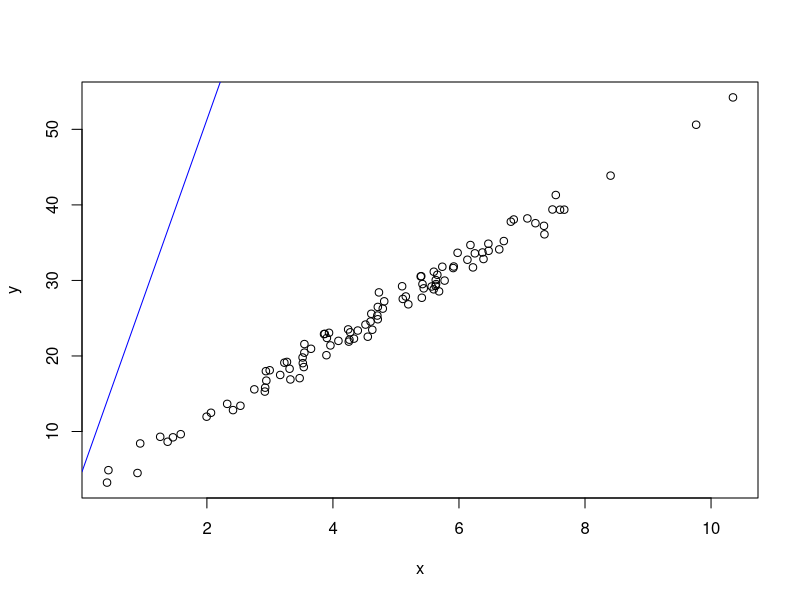
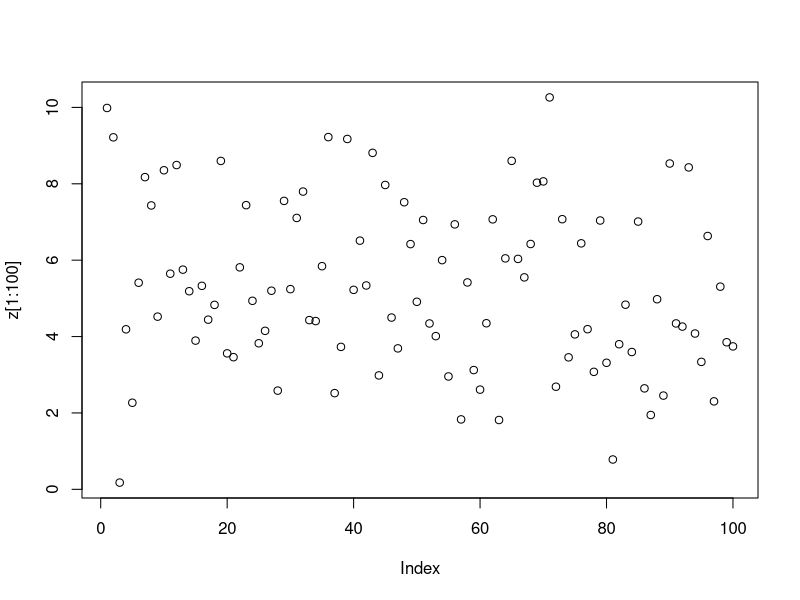
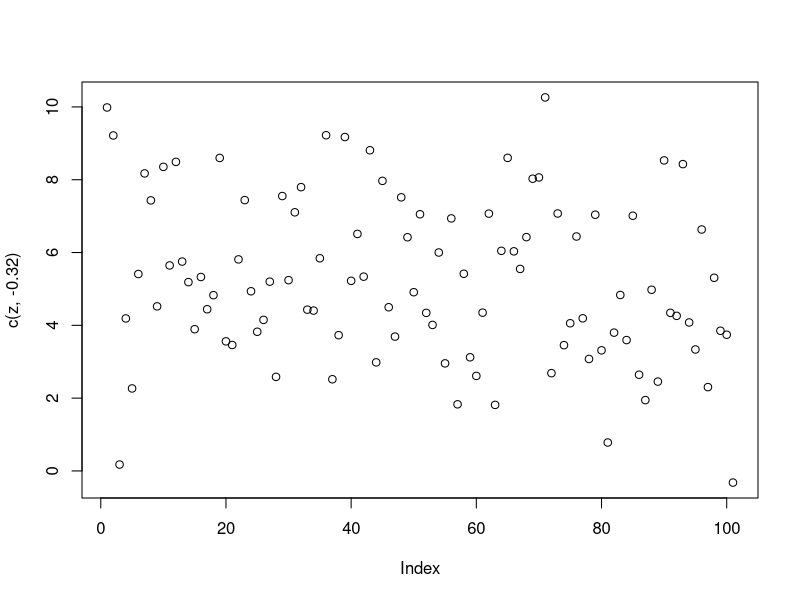

Recreate these plots in R, in order.
setwd("~/Desktop/Evolution/Tasks/Task_11")
x <- rnorm(100, mean=5, sd =2)
head(x)
y <- (x*5) +2 +rnorm(100, 0:0.1)
y
x
plot(x,y)
abline(x,y, col="blue")

# the slope is around -0.3185 and the y intercept ot arounf .1967.  This is because of the random numbers, and adding more will make these conclusions to change a little bit. 
z <- c()
x <- rnorm(100, mean=5, sd=2)
for (i in 1:100) 
	 z[i] <- rnorm(100, mean=5, sd=2) 
	 y <- (x * z[i]) + 2 + (rnorm(100, 0:0.1)) 
	 x <- (z[1:100]) 

plot(z[1:100])
abline(lm(y~z[1:100]))
plot(c(z, -.32))

install.packages("meme")